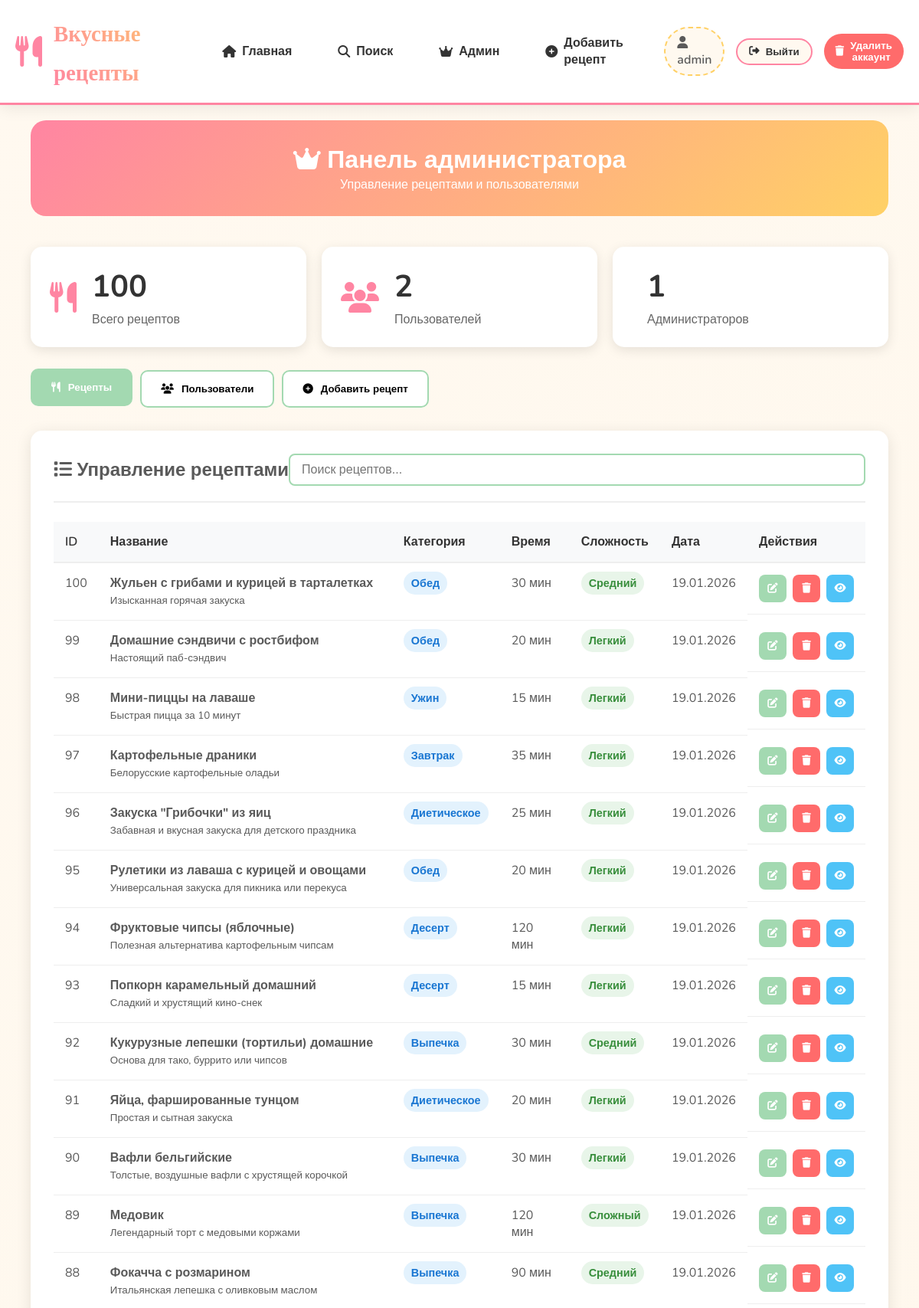
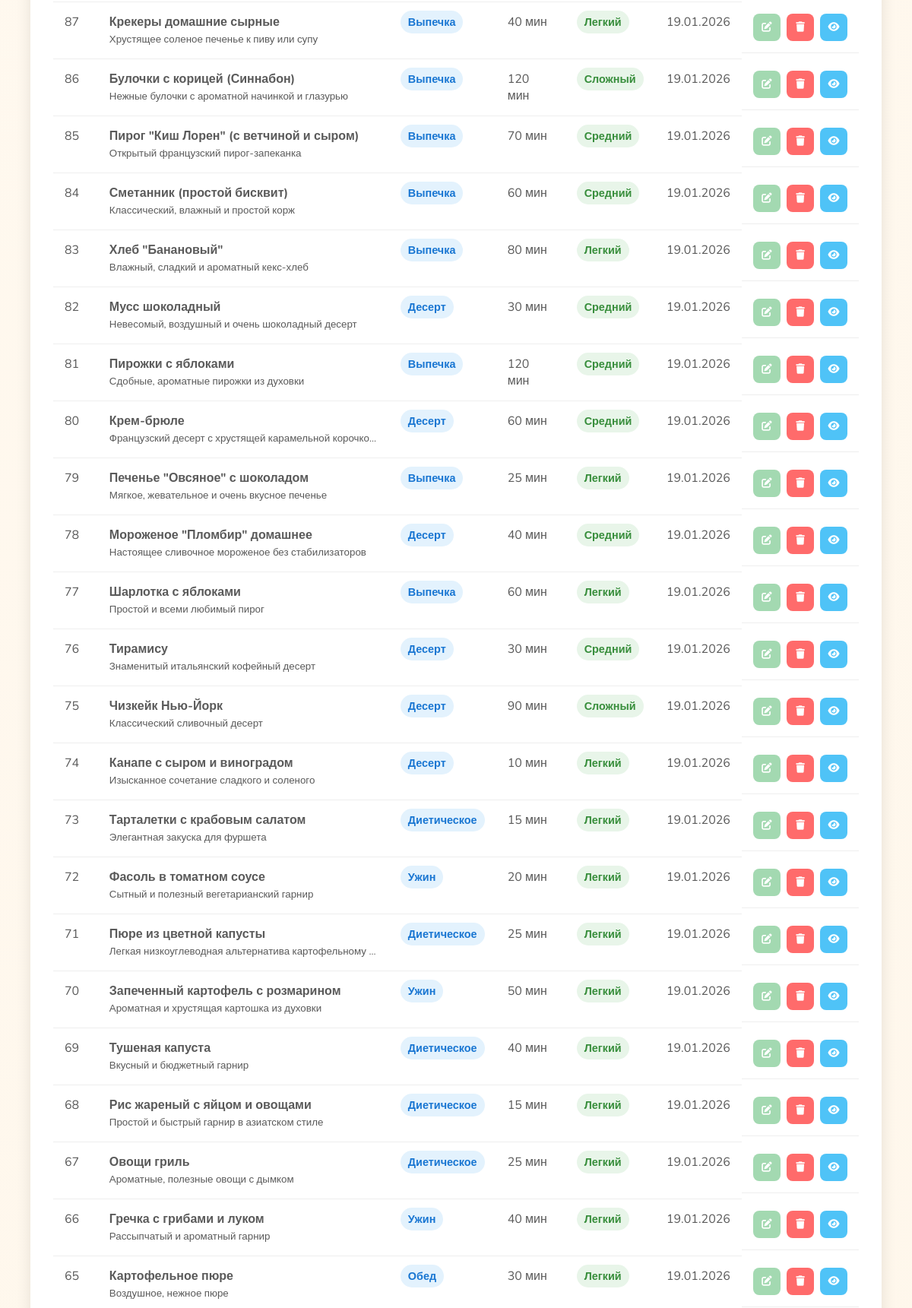
The page /admin (signed in, upper part) on the database its author committed (2 pictures, top to bottom).
### app.py (models this page shows, shortened)
class User(db.Model):
    id = db.Column(db.Integer, primary_key=True)
    username = db.Column(db.String(80), unique=True, nullable=False)
    email = db.Column(db.String(120), unique=True, nullable=False)
    password_hash = db.Column(db.String(200), nullable=False)
    is_admin = db.Column(db.Boolean, default=False)
    created_at = db.Column(db.DateTime, default=datetime.utcnow)

class Recipe(db.Model):
    id = db.Column(db.Integer, primary_key=True)
    title = db.Column(db.String(200), nullable=False)
    description = db.Column(db.Text)
    ingredients = db.Column(db.Text, nullable=False)
    steps = db.Column(db.Text, nullable=False)
    cooking_time = db.Column(db.Integer)
    difficulty = db.Column(db.String(20))
    category = db.Column(db.String(50))
    image_url = db.Column(db.String(300), default='/static/img/default.jpg')
    created_at = db.Column(db.DateTime, default=datetime.utcnow)
    user_id = db.Column(db.Integer, db.ForeignKey('user.id'))

### app.py (the view)
@app.route('/admin')
def admin_page():
    if not session.get('is_admin'):
        flash('Требуются права администратора', 'error')
        return redirect(url_for('login_page'))
    recipes = Recipe.query.order_by(Recipe.created_at.desc()).all()
    users = User.query.all()
    return render_template('admin.html',
                         recipes=recipes,
                         users=users,
                         recipe_count=len(recipes),
                         user_count=len(users))

### app.py (called while the page is built)
@app.context_processor
def inject_user():
    user_info = {
        'is_authenticated': 'user_id' in session,
        'username': session.get('username'),
        'is_admin': session.get('is_admin', False)
    }
    return dict(user=user_info)

@app.before_request
def before_request():
    if not hasattr(app, 'db_initialized'):
        init_database()
        app.db_initialized = True

### templates/admin.html (shortened to what this page needs)
{% extends "base.html" %}
{% block content %}
<div class="admin-container">
    <div class="admin-header">
        <h1><i class="fas fa-crown"></i> Панель администратора</h1>
        <p>Управление рецептами и пользователями</p>
    </div>
    <div class="admin-stats">
        <div class="stat-card">
            <i class="fas fa-utensils"></i>
            <div>
                <h3>{{ recipe_count }}</h3>
                <p>Всего рецептов</p>
            </div>
        </div>
        <div class="stat-card">
            <i class="fas fa-users"></i>
            <div>
                <h3>{{ user_count }}</h3>
                <p>Пользователей</p>
            </div>
        </div>
        <div class="stat-card">
            <div>
                <h3>{{ users|selectattr('is_admin')|list|length }}</h3>
                <p>Администраторов</p>
            </div>
        </div>
    </div>
    <div class="admin-tabs">
        <button class="tab-btn active" onclick="showTab('recipes')">
            <i class="fas fa-utensils"></i> Рецепты
        </button>
        <button class="tab-btn" onclick="showTab('users')">
            <i class="fas fa-users"></i> Пользователи
        </button>
        <button class="tab-btn" onclick="showTab('add-recipe')">
            <i class="fas fa-plus-circle"></i> Добавить рецепт
        </button>
    </div>
    <div id="recipes-tab" class="tab-content active">
        <div class="tab-header">
            <h2><i class="fas fa-list"></i> Управление рецептами</h2>
            <input type="text" id="search-recipes" placeholder="Поиск рецептов..." class="search-input">
        </div>
        <div class="recipes-table">
            <table>
                <thead>
                    <tr>
                        <th>ID</th>
                        <th>Название</th>
                        <th>Категория</th>
                        <th>Время</th>
                        <th>Сложность</th>
                        <th>Дата</th>
                        <th>Действия</th>
                    </tr>
                </thead>
                <tbody id="recipes-list">
                    {% for recipe in recipes %}
                    <tr data-id="{{ recipe.id }}">
                        <td>{{ recipe.id }}</td>
                        <td>
                            <strong>{{ recipe.title }}</strong>
                            {% if recipe.description %}
                            <br><small>{{ recipe.description[:50] }}{% if recipe.description|length > 50 %}...{% endif %}</small>
                            {% endif %}
                        </td>
                        <td><span class="category-badge">{{ recipe.category }}</span></td>
                        <td>{{ recipe.cooking_time }} мин</td>
                        <td><span class="difficulty-badge">{{ recipe.difficulty }}</span></td>
                        <td>{{ recipe.created_at.strftime('%d.%m.%Y') }}</td>
                        <td class="actions">
                            <button class="btn-edit" onclick="editRecipe({{ recipe.id }})" title="Редактировать">
                                <i class="fas fa-edit"></i>
                            </button>
                            <button class="btn-delete" onclick="deleteRecipe({{ recipe.id }})" title="Удалить">
                                <i class="fas fa-trash"></i>
                            </button>
                            <button class="btn-view" onclick="viewRecipe({{ recipe.id }})" title="Просмотр">
                                <i class="fas fa-eye"></i>
                            </button>
                        </td>
                    </tr>
                    {% endfor %}
                </tbody>
            </table>
        </div>
    </div>
</div>
{% endblock %}

### templates/base.html (shortened to what this page needs)
<!DOCTYPE html>
<html lang="ru">
<head>
    <link rel="stylesheet" href="{{ url_for('static', filename='css/style.css') }}">
    <link rel="stylesheet" href="https://cdnjs.cloudflare.com/ajax/libs/font-awesome/6.4.0/css/all.min.css">
</head>
<body>
    <header class="header">
        <div class="container">
            <div class="logo">
                <i class="fas fa-utensils"></i>
                <h1>Вкусные рецепты</h1>
            </div>
            <nav class="nav">
                <a href="{{ url_for('index') }}"><i class="fas fa-home"></i> Главная</a>
                <a href="{{ url_for('search_page') }}"><i class="fas fa-search"></i> Поиск</a>
                {% if user.is_authenticated %}
                    {% if user.is_admin %}
                        <a href="{{ url_for('admin_page') }}"><i class="fas fa-crown"></i> Админ</a>
                        <a href="{{ url_for('add_recipe_page') }}"><i class="fas fa-plus-circle"></i> Добавить рецепт</a>
                    {% endif %}
                    <div class="user-menu">
                        <span class="username"><i class="fas fa-user"></i> {{ user.username }}</span>
                        <button onclick="logout()" class="btn-logout"><i class="fas fa-sign-out-alt"></i> Выйти</button>
                        <button onclick="deleteAccount()" class="btn-danger"><i class="fas fa-trash"></i> Удалить аккаунт</button>
                    </div>
                {% else %}
                    <a href="{{ url_for('login_page') }}" class="btn-login"><i class="fas fa-sign-in-alt"></i> Войти</a>
                    <a href="{{ url_for('register_page') }}" class="btn-register"><i class="fas fa-user-plus"></i> Регистрация</a>
                {% endif %}
            </nav>
        </div>
    </header>
    <main class="container">
        {% block content %}{% endblock %}
    </main>
</body>
</html>

### static/css/style.css (style rules this page uses)
:root { --primary: #ff85a2; --secondary: #a3d9b1; --accent: #ffd166; --light: #fff9f0; --dark: #333333; --text: #5a5a5a; --shadow: 0 4px 20px rgba(0, 0, 0, 0.08); --radius: 20px; --transition: all 0.3s ease; }
* { margin: 0; padding: 0; box-sizing: border-box; }
body { font-family: 'Nunito', sans-serif; background: linear-gradient(135deg, #fff9f0 0%, #fef5e7 100%); color: var(--text); min-height: 100vh; display: flex; flex-direction: column; }
.container { max-width: 1200px; margin: 0 auto; padding: 0 20px; }
.header { background: white; box-shadow: var(--shadow); padding: 1rem 0; position: sticky; top: 0; z-index: 1000; border-bottom: 3px solid var(--primary); }
.header .container { display: flex; justify-content: space-between; align-items: center; }
.logo { display: flex; align-items: center; gap: 15px; }
.logo i { font-size: 2.5rem; color: var(--primary); animation: bounce 2s infinite; }
.logo h1 { font-family: 'Pacifico', cursive; font-size: 1.8rem; color: var(--dark); background: linear-gradient(45deg, var(--primary), var(--accent)); -webkit-background-clip: text; -webkit-text-fill-color: transparent; }
.nav { display: flex; align-items: center; gap: 20px; }
.nav a, .btn-login, .btn-register { text-decoration: none; color: var(--dark); padding: 10px 20px; border-radius: 50px; transition: var(--transition); font-weight: 600; display: flex; align-items: center; gap: 8px; }
.user-menu { display: flex; align-items: center; gap: 15px; }
.username { background: var(--light); padding: 8px 15px; border-radius: 50px; border: 2px dashed var(--accent); font-weight: 600; }
.btn-logout, .btn-danger { padding: 8px 15px; border: none; border-radius: 50px; cursor: pointer; font-weight: 600; transition: var(--transition); display: flex; align-items: center; gap: 8px; }
.btn-logout { background: var(--light); color: var(--dark); border: 2px solid var(--primary); }
.btn-danger { background: #ff6b6b; color: white; }
.search-input { flex: 1; padding: 15px; border: 2px solid var(--secondary); border-radius: 50px; font-size: 1rem; outline: none; transition: var(--transition); }

### rows shown on the page
User: username "admin"
Recipe: id "100", title "Жульен с грибами и курицей в тарталетках", description "Изысканная горячая закуска", category "Обед", cooking_time "30", difficulty "Средний", created_at "19.01.2026"
Recipe: id "99", title "Домашние сэндвичи с ростбифом", description "Настоящий паб-сэндвич", category "Обед", cooking_time "20", difficulty "Легкий", created_at "19.01.2026"
Recipe: id "98", title "Мини-пиццы на лаваше", description "Быстрая пицца за 10 минут", category "Ужин", cooking_time "15", difficulty "Легкий", created_at "19.01.2026"
Recipe: id "97", title "Картофельные драники", description "Белорусские картофельные оладьи", category "Завтрак", cooking_time "35", difficulty "Легкий", created_at "19.01.2026"
Recipe: id "96", title "Закуска \"Грибочки\" из яиц", description "Забавная и вкусная закуска для детского праздника", category "Диетическое", cooking_time "25", difficulty "Легкий", created_at "19.01.2026"
Recipe: id "95", title "Рулетики из лаваша с курицей и овощами", description "Универсальная закуска для пикника или перекуса", category "Обед", cooking_time "20", difficulty "Легкий", created_at "19.01.2026"
Recipe: id "94", title "Фруктовые чипсы (яблочные)", description "Полезная альтернатива картофельным чипсам", category "Десерт", cooking_time "120", difficulty "Легкий", created_at "19.01.2026"
Recipe: id "93", title "Попкорн карамельный домашний", description "Сладкий и хрустящий кино-снек", category "Десерт", cooking_time "15", difficulty "Легкий", created_at "19.01.2026"
Recipe: id "92", title "Кукурузные лепешки (тортильи) домашние", description "Основа для тако, буррито или чипсов", category "Выпечка", cooking_time "30", difficulty "Средний", created_at "19.01.2026"
Recipe: id "91", title "Яйца, фаршированные тунцом", description "Простая и сытная закуска", category "Диетическое", cooking_time "20", difficulty "Легкий", created_at "19.01.2026"
Recipe: id "90", title "Вафли бельгийские", description "Толстые, воздушные вафли с хрустящей корочкой", category "Выпечка", cooking_time "30", difficulty "Легкий", created_at "19.01.2026"
Recipe: id "89", title "Медовик", description "Легендарный торт с медовыми коржами", category "Выпечка", cooking_time "120", difficulty "Сложный", created_at "19.01.2026"
Recipe: id "88", title "Фокачча с розмарином", description "Итальянская лепешка с оливковым маслом", category "Выпечка", cooking_time "90", difficulty "Средний", created_at "19.01.2026"
Recipe: id "87", title "Крекеры домашние сырные", description "Хрустящее соленое печенье к пиву или супу", category "Выпечка", cooking_time "40", difficulty "Легкий", created_at "19.01.2026"
Recipe: id "86", title "Булочки с корицей (Синнабон)", description "Нежные булочки с ароматной начинкой и глазурью", category "Выпечка", cooking_time "120", difficulty "Сложный", created_at "19.01.2026"
Recipe: id "85", title "Пирог \"Киш Лорен\" (с ветчиной и сыром)", description "Открытый французский пирог-запеканка", category "Выпечка", cooking_time "70", difficulty "Средний", created_at "19.01.2026"
Recipe: id "84", title "Сметанник (простой бисквит)", description "Классический, влажный и простой корж", category "Выпечка", cooking_time "60", difficulty "Средний", created_at "19.01.2026"
Recipe: id "83", title "Хлеб \"Банановый\"", description "Влажный, сладкий и ароматный кекс-хлеб", category "Выпечка", cooking_time "80", difficulty "Легкий", created_at "19.01.2026"
Recipe: id "82", title "Мусс шоколадный", description "Невесомый, воздушный и очень шоколадный десерт", category "Десерт", cooking_time "30", difficulty "Средний", created_at "19.01.2026"
Recipe: id "81", title "Пирожки с яблоками", description "Сдобные, ароматные пирожки из духовки", category "Выпечка", cooking_time "120", difficulty "Средний", created_at "19.01.2026"
Recipe: id "80", title "Крем-брюле", description "Французский десерт с хрустящей карамельной корочко", category "Десерт", cooking_time "60", difficulty "Средний", created_at "19.01.2026"
Recipe: id "79", title "Печенье \"Овсяное\" с шоколадом", description "Мягкое, жевательное и очень вкусное печенье", category "Выпечка", cooking_time "25", difficulty "Легкий", created_at "19.01.2026"
Recipe: id "78", title "Мороженое \"Пломбир\" домашнее", description "Настоящее сливочное мороженое без стабилизаторов", category "Десерт", cooking_time "40", difficulty "Средний", created_at "19.01.2026"
Recipe: id "77", title "Шарлотка с яблоками", description "Простой и всеми любимый пирог", category "Выпечка", cooking_time "60", difficulty "Легкий", created_at "19.01.2026"
Recipe: id "76", title "Тирамису", description "Знаменитый итальянский кофейный десерт", category "Десерт", cooking_time "30", difficulty "Средний", created_at "19.01.2026"
Recipe: id "75", title "Чизкейк Нью-Йорк", description "Классический сливочный десерт", category "Десерт", cooking_time "90", difficulty "Сложный", created_at "19.01.2026"
Recipe: id "74", title "Канапе с сыром и виноградом", description "Изысканное сочетание сладкого и соленого", category "Десерт", cooking_time "10", difficulty "Легкий", created_at "19.01.2026"
Recipe: id "73", title "Тарталетки с крабовым салатом", description "Элегантная закуска для фуршета", category "Диетическое", cooking_time "15", difficulty "Легкий", created_at "19.01.2026"
Recipe: id "72", title "Фасоль в томатном соусе", description "Сытный и полезный вегетарианский гарнир", category "Ужин", cooking_time "20", difficulty "Легкий", created_at "19.01.2026"
Recipe: id "71", title "Пюре из цветной капусты", description "Легкая низкоуглеводная альтернатива картофельному", category "Диетическое", cooking_time "25", difficulty "Легкий", created_at "19.01.2026"
Recipe: id "70", title "Запеченный картофель с розмарином", description "Ароматная и хрустящая картошка из духовки", category "Ужин", cooking_time "50", difficulty "Легкий", created_at "19.01.2026"
Recipe: id "69", title "Тушеная капуста", description "Вкусный и бюджетный гарнир", category "Диетическое", cooking_time "40", difficulty "Легкий", created_at "19.01.2026"
Recipe: id "68", title "Рис жареный с яйцом и овощами", description "Простой и быстрый гарнир в азиатском стиле", category "Диетическое", cooking_time "15", difficulty "Легкий", created_at "19.01.2026"
Recipe: id "67", title "Овощи гриль", description "Ароматные, полезные овощи с дымком", category "Диетическое", cooking_time "25", difficulty "Легкий", created_at "19.01.2026"
Recipe: id "66", title "Гречка с грибами и луком", description "Рассыпчатый и ароматный гарнир", category "Ужин", cooking_time "40", difficulty "Легкий", created_at "19.01.2026"
Recipe: id "65", title "Картофельное пюре", description "Воздушное, нежное пюре", category "Обед", cooking_time "30", difficulty "Легкий", created_at "19.01.2026"

### other values the page prints
{{ recipe_count }} "100"
{{ user_count }} "2"
{{ users|selectattr('is_admin')|list|length }} "1"
